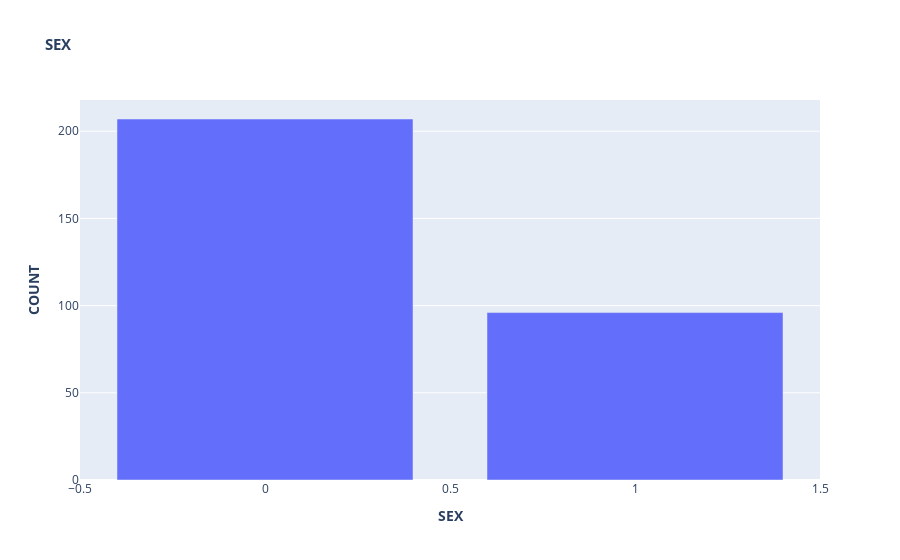
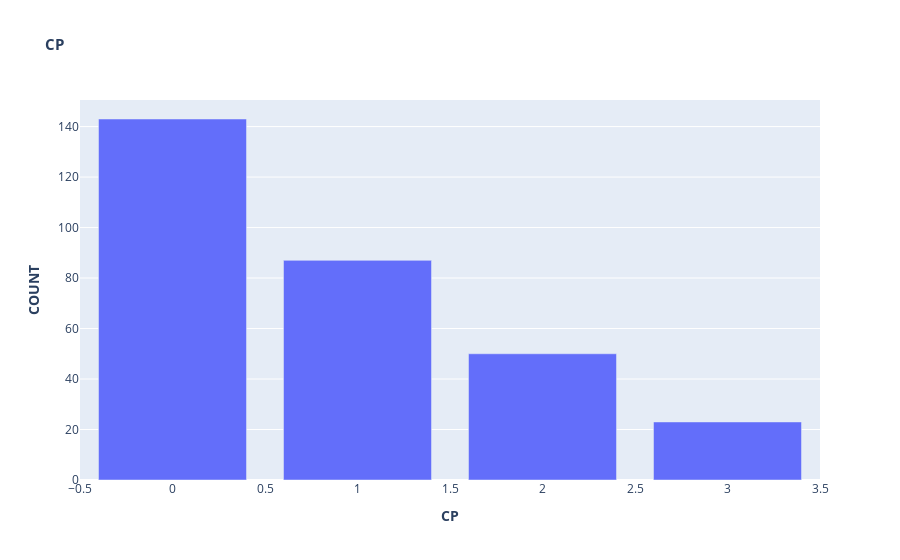
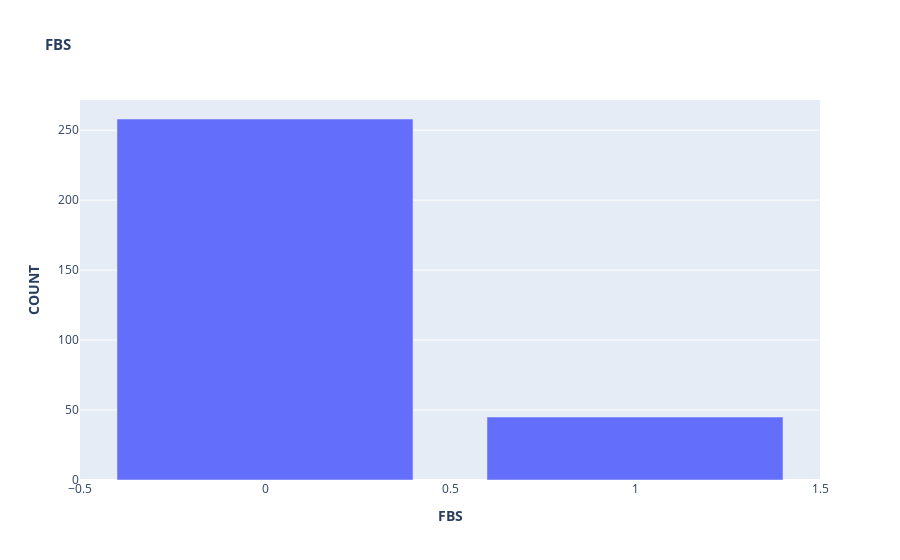
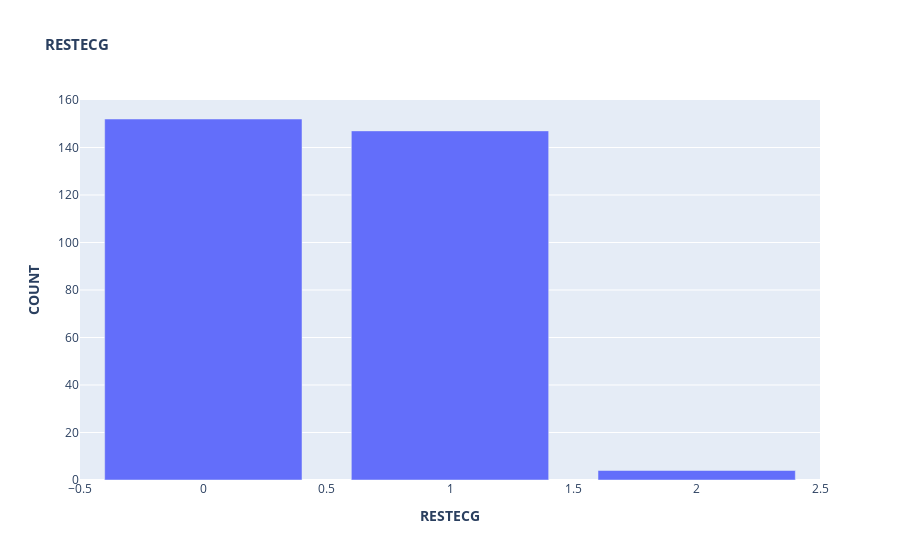

The notebook cell saved with these charts, in order:
### Code cell
# kaggle
# https://www.kaggle.com/ronitf/heart-disease-uci

import pandas as pd
import plotly.graph_objects as go
import cufflinks as cf
cf.go_offline(connected=True)

df = pd.read_csv('../data/heart.csv', encoding='utf-8-sig')

print(df.head(5))
print(df.tail(5))
print(df.shape)
print(df.info())
print(df.isnull().sum())

# check feature type
print(df.describe())

# sex
fig = go.Figure()
fig.add_trace(
    go.Bar(
        y=df['sex'].value_counts()
    )
)
fig.update_layout(
    {
        "title": {
            "text": "<b>SEX</b>",
            "font": {
                "size": 15
            }
        },
        "xaxis": {
            "title": "<b>SEX</b>"
        },
        "yaxis": {
            "title": "<b>COUNT</b>"
        }
    }
)
fig.show()

# cp
fig = go.Figure()
fig.add_trace(
    go.Bar(
        y=df['cp'].value_counts()
    )
)
fig.update_layout(
    {
        "title": {
            "text": "<b>CP</b>",
            "font": {
                "size": 15
            }
        },
        "xaxis": {
            "title": "<b>CP</b>"
        },
        "yaxis": {
            "title": "<b>COUNT</b>"
        }
    }
)
fig.show()

# fbs
fig = go.Figure()
fig.add_trace(
    go.Bar(
        y=df['fbs'].value_counts()
    )
)
fig.update_layout(
    {
        "title": {
            "text": "<b>FBS</b>",
            "font": {
                "size": 15
            }
        },
        "xaxis": {
            "title": "<b>FBS</b>"
        },
        "yaxis": {
            "title": "<b>COUNT</b>"
        }
    }
)
fig.show()

# restecg
fig = go.Figure()
fig.add_trace(
    go.Bar(
        y=df['restecg'].value_counts()
    )
)
fig.update_layout(
    {
        "title": {
            "text": "<b>RESTECG</b>",
            "font": {
                "size": 15
            }
        },
        "xaxis": {
            "title": "<b>RESTECG</b>"
        },
        "yaxis": {
            "title": "<b>COUNT</b>"
        }
    }
)
fig.show()

# age
fig = go.Figure()
fig.add_trace(
    go.Box(
        y=df['age']
    )
)
fig.update_layout(
    {
        "title": {
            "text": "<b>AGE</b>",
            "font": {
                "size": 15
            }
        },
        "xaxis": {
            "title": "<b>AGE</b>"
        }
    }
)
fig.show()

# trestbps
fig = go.Figure()
fig.add_trace(
    go.Box(
        y=df['trestbps']
    )
)
fig.update_layout(
    {
        "title": {
            "text": "<b>TRESTBPS</b>",
            "font": {
                "size": 15
            }
        },
        "xaxis": {
            "title": "<b>TRESTBPS</b>"
        }
    }
)
fig.show()

# chol
fig = go.Figure()
fig.add_trace(
    go.Box(
        y=df['chol']
    )
)
fig.update_layout(
    {
        "title": {
            "text": "<b>CHOL</b>",
            "font": {
                "size": 15
            }
        },
        "xaxis": {
            "title": "<b>CHOL</b>"
        }
    }
)
fig.show()

# thalach
fig = go.Figure()
fig.add_trace(
    go.Histogram(
        x=df['thalach']
    )
)
fig.update_layout(
    {
        "title": {
            "text": "<b>THALACH</b>",
            "font": {
                "size": 15
            }
        },
        "xaxis": {
            "title": "<b>THALACH</b>"
        }
    }
)
fig.show()

# correlation
df_corr = df.corr()
df_corr.iplot(kind='heatmap', colorscale='ylorrd')

# age - trestbps
fig = go.Figure()
fig.add_trace(
    go.Scatter(
        x=df['trestbps'],
        y=df['age'],
        mode='markers'
    )
)
fig.update_layout(
    {
        "title": {
            "text": "<b>AGE - TRESTBPS</b>",
            "font": {
                "size": 15
            }
        },
        "xaxis": {
            "title": "<b>TRESTBPS</b>"
        },
        "yaxis": {
            "title": "<b>AGE</b>"
        }
    }
)
fig.show()

### Figure 1 — Plotly figure (JSON) as saved in the notebook; plotly's stock layout.template omitted (floating-point values rounded to 4 significant figures)
{"data": [{"type": "bar", "y": [207, 96]}], "layout": {"title": {"font": {"size": 15}, "text": "<b>SEX</b>"}, "xaxis": {"title": {"text": "<b>SEX</b>"}}, "yaxis": {"title": {"text": "<b>COUNT</b>"}}}}

### Figure 2 — Plotly figure (JSON) as saved in the notebook; plotly's stock layout.template omitted (floating-point values rounded to 4 significant figures)
{"data": [{"type": "bar", "y": [143, 87, 50, 23]}], "layout": {"title": {"font": {"size": 15}, "text": "<b>CP</b>"}, "xaxis": {"title": {"text": "<b>CP</b>"}}, "yaxis": {"title": {"text": "<b>COUNT</b>"}}}}

### Figure 3 — Plotly figure (JSON) as saved in the notebook; plotly's stock layout.template omitted (floating-point values rounded to 4 significant figures)
{"data": [{"type": "bar", "y": [258, 45]}], "layout": {"title": {"font": {"size": 15}, "text": "<b>FBS</b>"}, "xaxis": {"title": {"text": "<b>FBS</b>"}}, "yaxis": {"title": {"text": "<b>COUNT</b>"}}}}

### Figure 4 — Plotly figure (JSON) as saved in the notebook; plotly's stock layout.template omitted (floating-point values rounded to 4 significant figures)
{"data": [{"type": "bar", "y": [152, 147, 4]}], "layout": {"title": {"font": {"size": 15}, "text": "<b>RESTECG</b>"}, "xaxis": {"title": {"text": "<b>RESTECG</b>"}}, "yaxis": {"title": {"text": "<b>COUNT</b>"}}}}
